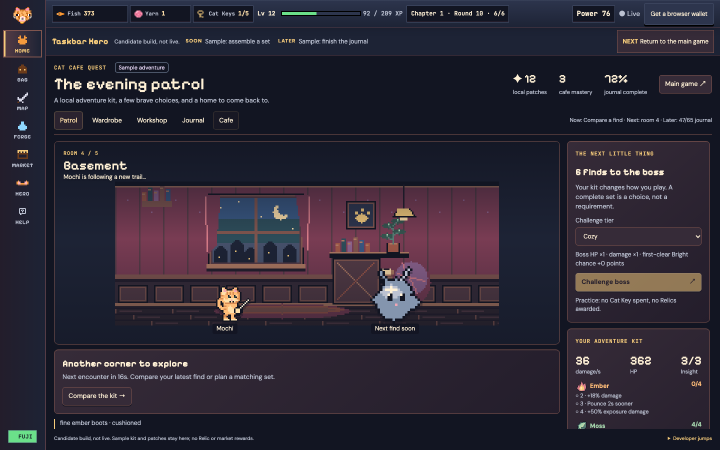
#> input picture reports/gameplay2/sample-active-29-minute-8.png, 1440 x 900 px, given in place of field-40.5.png, which was not available (shown at 1/2 size)
$ python field-colour-metrics.py ../../reports/gameplay2/sample-active-29-minute-8.png
#> lines starting #> are read from the running program, lines starting #| are printed output that depends on the picture; after the words box and inside, x2 and y2 are one past the last pixel; in counts of white or black regions, pixels touching at a corner belong together
#> in main, base is the input picture: shape (900, 1440, 3); mean B, G, R 53.1, 40.1, 45.1
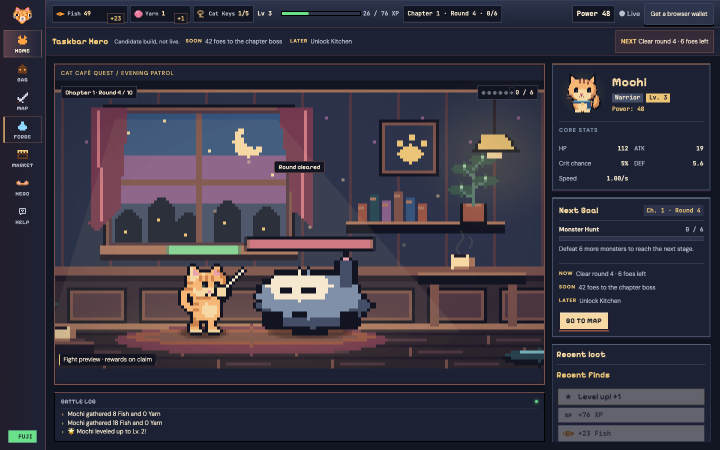
#> input picture reports/gameplay2/before-active-29-minute-1.png, 1440 x 900 px, given in place of field-40.6.png, which was not available (shown at 1/2 size)
#> in main, im is the input picture: shape (900, 1440, 3); mean B, G, R 65.9, 53.6, 57
"""Identical transient-light segmentation on rendered game and private reference pixels."""
import json,sys,datetime,hashlib,subprocess
from pathlib import Path
import cv2,numpy as np
from PIL import Image,ImageDraw
root=Path(__file__).resolve().parents[2];label=sys.argv[1] if len(sys.argv)>1 else 'glow1'
out=root/'reports/v3-solo/Q7';private=root/'reports/v3-battle/a2/ref/Q7'
def luma(im):return im[:,:,0]*.0722+im[:,:,1]*.7152+im[:,:,2]*.2126
def measure(before,after,field,exclusions):
 x,y,w,h=map(round,field);a=before[y:y+h,x:x+w];b=after[y:y+h,x:x+w]
 a=cv2.resize(a,(960,480),interpolation=cv2.INTER_AREA);b=cv2.resize(b,(960,480),interpolation=cv2.INTER_AREA)
#> after `b = cv2.resize(b, (960, 480), interpolation=cv2.INTER_AREA)`:
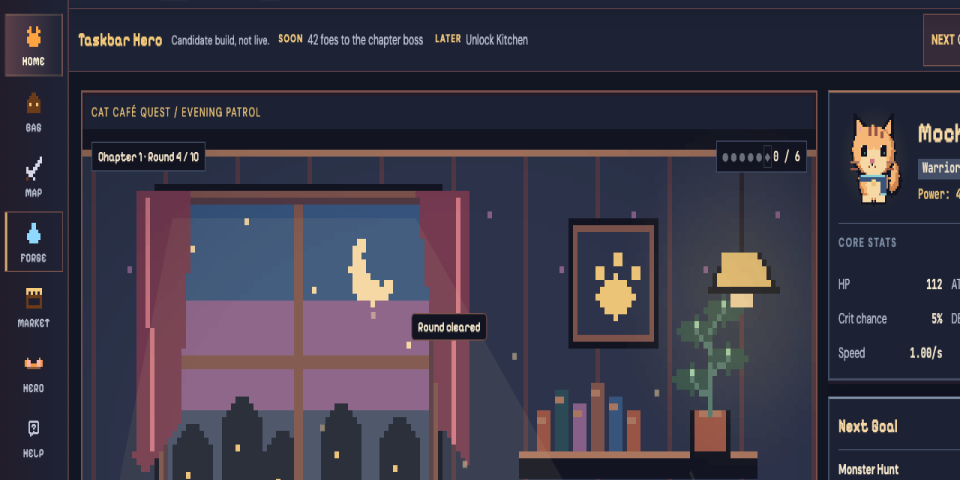
#> b: shape (480, 960, 3); mean B, G, R 70.1, 55.3, 58.9
 # Register camera shake from repeatable painted stage features; RANSAC
 # rejects the moving caster/particles. A failed registration fails evidence.
 detector=cv2.SIFT_create(nfeatures=4000,contrastThreshold=.015)
 ka,da=detector.detectAndCompute(cv2.cvtColor(a,cv2.COLOR_BGR2GRAY),None)
#> ka = 1314 keypoints; strongest (x, y, size): (776, 124, 6.8), (213, 138, 3.3), (101, 327, 2.5), (101, 319, 2.5)
 kb,db=detector.detectAndCompute(cv2.cvtColor(b,cv2.COLOR_BGR2GRAY),None)
#> kb = 1188 keypoints; strongest (x, y, size): (928, 280, 2.1), (34, 179, 1.8), (934, 280, 1.9), (938, 135, 2.7)
 matches=cv2.BFMatcher(cv2.NORM_L2).knnMatch(da,db,k=2)
#> matches = 1314 matches
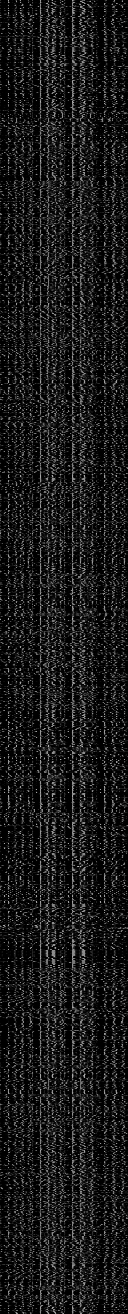
#> da: shape (1314, 128) float32; min 0, max 198, mean 25.6
 matches=[m for m,n in matches if m.distance<.72*n.distance]
#> matches = 304 matches
 assert len(matches)>=10,f'Insufficient stable stage features: {len(matches)}'
 src=np.float32([ka[m.queryIdx].pt for m in matches]);dst=np.float32([kb[m.trainIdx].pt for m in matches])
#> after `src = np.float32([ka[m.queryIdx].pt for m in matches])`: src = 304 pairs, first value 20.25 to 951.5, second value 27.33 to 467.8
#> after `dst = np.float32([kb[m.trainIdx].pt for m in matches])`: dst = 304 pairs, first value 20.25 to 956.4, second value 27.32 to 468.4
 cv2.setRNGSeed(20261113)
 transform,inliers=cv2.estimateAffinePartial2D(src,dst,method=cv2.RANSAC,ransacReprojThreshold=2,maxIters=4000,confidence=.999)
#> transform = [[0.998, 0.000206, 0.0592], [-0.000206, 0.998, 0.258]]; inliers = 304 values, max 1 at index 0, min 0 at index 111, mean 0.628
 assert transform is not None and int(inliers.sum())>=8,'Unregistered scene'
 # Real action framing changes scale by more than six percent. Validate
 # feature support and geometric consistency rather than an invented zoom cap.
 residuals=np.linalg.norm(src@transform[:,:2].T+transform[:,2]-dst,axis=1)
#> residuals = 304 values, max 909.3 at index 286, min 0.0303 at index 95, mean 119.2
 # OpenCV returns the pre-refinement consensus mask; recalculate it against
 # the final fitted transform instead of accepting stale RANSAC membership.
 good=inliers.ravel().astype(bool)&(residuals<=2);support=dst[good]
#> after `support = dst[good]`: support = 191 pairs, first value 20.25 to 949, second value 27.32 to 454.4
 residual=residuals[good]
#> residual = 191 values, max 1.19 at index 185, min 0.0303 at index 95, mean 0.284
 assert good.sum()>=8,'Insufficient final registration support'
 assert np.linalg.det(transform[:,:2])>0,'Invalid camera transform'
 assert np.ptp(support[:,0])>=240 and np.ptp(support[:,1])>=120,'Local-only registration'
 assert np.percentile(residual,95)<=2,'Inconsistent camera registration'
 valid=cv2.warpAffine(np.ones((480,960),np.uint8),transform,(960,480),flags=cv2.INTER_NEAREST,borderMode=cv2.BORDER_CONSTANT)>0
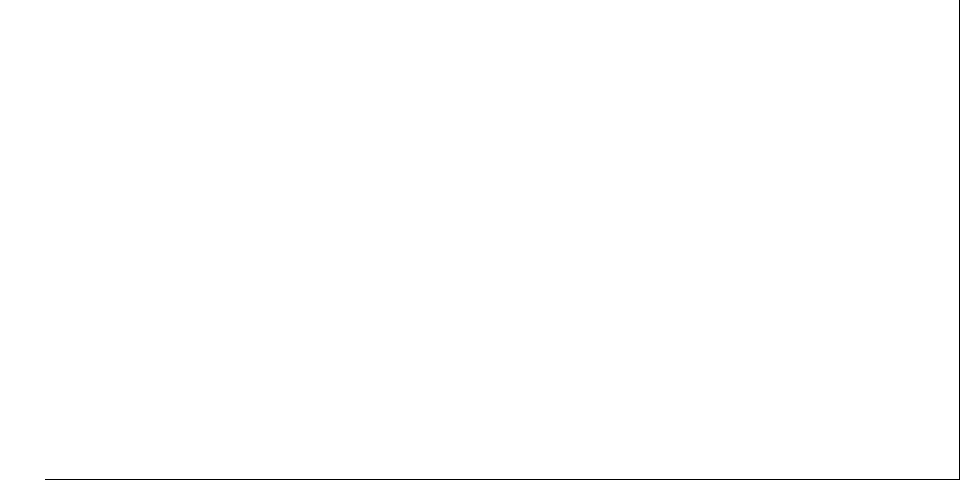
#> valid: shape (480, 960) bool; 99.7% white; black in thin lines or dots
 valid=cv2.erode(valid.astype(np.uint8),np.ones((5,5),np.uint8)).astype(bool)
#> valid: shape (480, 960) bool; 99.1% white; 1 black region, box (x1, y1, x2, y2) and area: (43, 0, 960, 480) 4182
 a=cv2.warpAffine(a,transform,(960,480),flags=cv2.INTER_LINEAR,borderMode=cv2.BORDER_REFLECT)
 # Positive luminance change excludes the darkened stage; RGB change excludes
 # static painted art. No saturation threshold: pale/white effects count too.
 mask=valid&(luma(b)-luma(a)>=20)&(np.max(abs(b.astype(float)-a.astype(float)),axis=2)>=32)
#> mask: shape (480, 960) bool; 38.9% white; 400 white regions (287 under 20 px), largest, box (x1, y1, x2, y2) and area: (81, 90, 818, 477) 152102, (573, 225, 654, 342) 9210, (518, 396, 690, 468) 3070
 for bx,by,bw,bh in exclusions:
  xx=round((bx-x)*960/w);yy=round((by-y)*480/h);ww=round(bw*960/w);hh=round(bh*480/h)
  mask[max(0,yy):min(480,yy+hh),max(0,xx):min(960,xx+ww)]=False
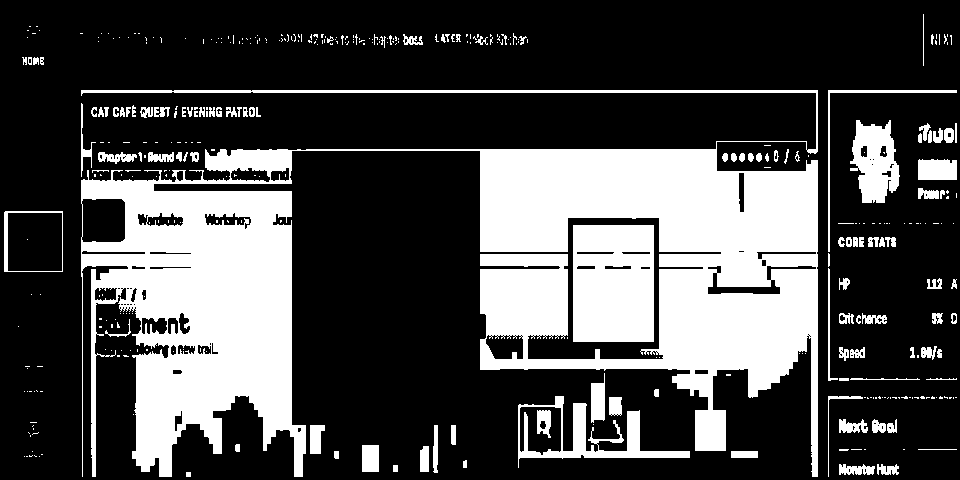
#> mask: shape (480, 960) bool; 29% white; 393 white regions (279 under 20 px), largest, box (x1, y1, x2, y2) and area: (81, 90, 818, 477) 106585, (573, 225, 654, 342) 9210, (518, 396, 690, 468) 3070
 # Remove tiny codec fringes but retain the luminous strokes themselves.
 count,components,stats,_=cv2.connectedComponentsWithStats(mask.astype(np.uint8),8)
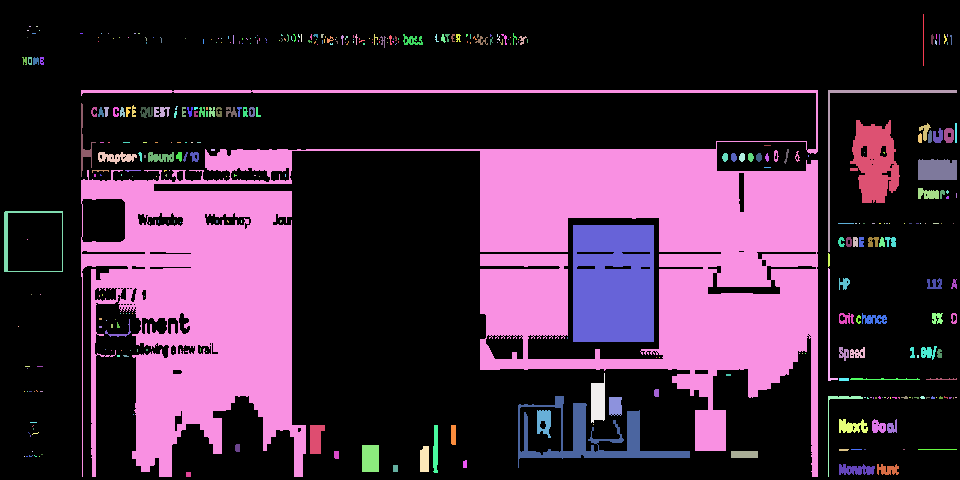
#> components: shape (480, 960) int32; 394 distinct labels, from 0 to 393; one colour per label, 0 black
#> count = 394; stats = 394 rows, first 6: [0, 0, 960, 480, 327002], [923, 14, 1, 52, 52], [29, 26, 2, 1, 2], [36, 26, 2, 1, 2], [27, 30, 2, 1, 2], [39, 30, 1, 1, 1]
 keep=np.zeros(count,bool);keep[1:]=stats[1:,cv2.CC_STAT_AREA]>=24;mask=keep[components]
#> after `mask = keep[components]`:
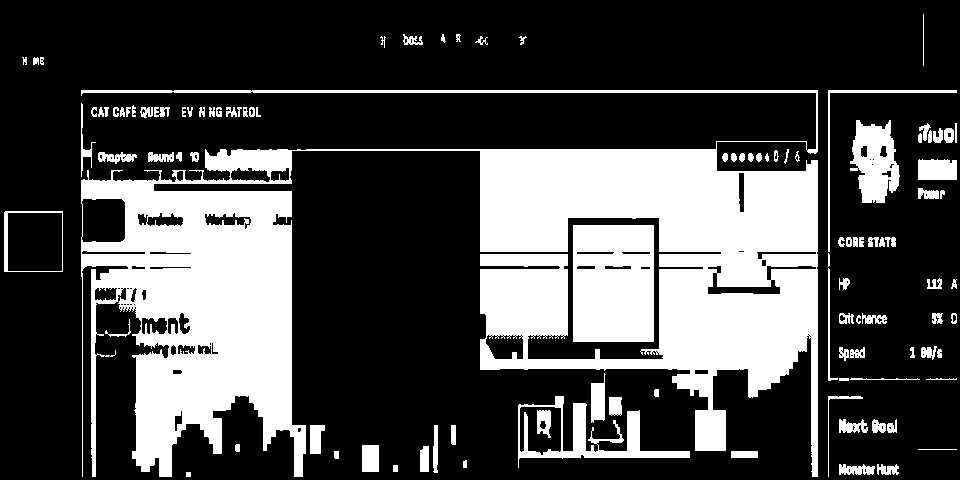
#> mask: shape (480, 960) bool; 28.8% white; 106 white regions, largest, box (x1, y1, x2, y2) and area: (81, 90, 818, 477) 106585, (573, 225, 654, 342) 9210, (518, 396, 690, 468) 3070
 n=int(mask.sum());assert n>=100,'Insufficient measured light pixels'
#> after `n = int(mask.sum())`: n = 132511
 hsv=cv2.cvtColor(b,cv2.COLOR_BGR2HSV)
#> hsv: shape (480, 960, 3); mean H, S, V 112.2, 99, 77.8
 return {'pixels':n,'meanSaturation':float(hsv[:,:,1][mask].mean()/255),'peakLuminance':float(np.percentile(luma(b)[mask],99.9)),'cameraRegistration':{'affine':transform.tolist(),'inliers':int(good.sum()),'matches':len(matches),'residualP95':float(np.percentile(residual,95)),'validPixelFraction':float(valid.mean())}},mask,b
def main():
 reference=[
  {'id':'ribbon','base':40.5,'beats':[40.6,41.1],'numbers':[[390,180,250,240]]},
  {'id':'gold-strike','base':270.8,'beats':[270.9,271.0],'numbers':[]},
  {'id':'fire-strike','base':806.6,'beats':[806.9,807.0],'numbers':[[590,70,450,345],[350,420,550,50]]},
 ]
 refs=[]
 for ref in reference:
  base=cv2.imread(str(private/f'field-{ref["base"]:.1f}.png'));assert base is not None
  for t in ref['beats']:
   p=private/f'field-{t:.1f}.png';im=cv2.imread(str(p));assert im is not None
   print('reference',ref['id'],t,flush=True)
   value,mask,b=measure(base,im,[0,48,1280,420],ref['numbers'])
#> value = 4 items
   refs.append({'id':ref['id'],'baselineSeconds':ref['base'],'seconds':t,'field':[0,48,1280,420],'excludedText':ref['numbers'],'sha256':hashlib.sha256(p.read_bytes()).hexdigest(),**value})
 refmedian={key:float(np.median([r[key] for r in refs])) for key in ['meanSaturation','peakLuminance']}
 cap=json.loads((out/(label+'-field')/'capture.json').read_text());fixtures={};comparisons=[]
 for fixture,values in cap['fixtures'].items():
  assert values['parity'] and not values['errors'];rows=[]
  for action in range(3):
   entry=next(r for r in values['rows'] if r['action']==action and r['beat']=='entrance')
   before=cv2.imread(str(root/entry['path']))
   for row in [r for r in values['rows'] if r['action']==action and r['beat']!='entrance']:
    p=root/row['path'];assert hashlib.sha256(p.read_bytes()).hexdigest()==row['sha256'];im=cv2.imread(str(p))
    # First two captures recorded a bottom-anchored guess (y170). The actual
    # DOM canvas in both saved720p images spans y44..594. Retain raw metadata;
    # use the verified visible field here and the DOM rect in future captures.
    field=[row['field'][k] for k in ['x','y','width','height']]
    if field[1]==170:field=[0,44,1280,550]
    exclusions=[[n['x']-6,n['y']+field[1]-6,n['width']+12,n['height']+12] for r in [entry,row] for n in r['numbers']]
    value,mask,b=measure(before,im,field,exclusions)
    rows.append({'action':action,'beat':row['beat'],'skill':row['skill'],'path':row['path'],'sha256':row['sha256'],'field':field,'excludedText':exclusions,**value})
    overlay=b.copy();overlay[~mask]=(overlay[~mask]*.22).astype(np.uint8)
    cv2.imwrite(str(out/(label+'-field')/f'{fixture}-{action}-{row["beat"]}-mask.jpg'),overlay)
    if action==0:
     ref=refs[0 if row['beat']=='contact' else 1];rip=private/f'field-{ref["seconds"]:.1f}.png'
     sheet=Image.new('RGB',(1280,396),'#191827');d=ImageDraw.Draw(sheet)
     d.text((12,12),f'{fixture} {row["beat"]} | OURS',fill='white');d.text((652,12),'REFERENCE | field ability, private review',fill='white')
     for i,source in enumerate([p,rip]):
      view=Image.open(source);view.thumbnail((640,360));sheet.paste(view,(i*640+(640-view.width)//2,36+(360-view.height)//2))
     dest=root/'reports/v3-battle/a2/Q7'/f'compare-{fixture}-{row["beat"]}.jpg';dest.parent.mkdir(parents=True,exist_ok=True);sheet.save(dest);comparisons.append(str(dest.relative_to(root)))
  total=sum(r['pixels'] for r in rows);sat=sum(r['meanSaturation']*r['pixels'] for r in rows)/total
  peak=float(np.median([r['peakLuminance'] for r in rows]))
  fixtures[fixture]={'meanSaturation':sat,'peakEffectLuminance':peak,'saturationRatio':sat/refmedian['meanSaturation'],'luminanceRatio':peak/refmedian['peakLuminance'],'samples':rows,'parity':values['parity'],'errors':values['errors']}
  print(fixture,'saturation',round(sat,4),'ratio',round(fixtures[fixture]['saturationRatio'],4),'luminance',round(peak,2),'ratio',round(fixtures[fixture]['luminanceRatio'],4))
 method='Same960x480 field-normalized, SIFT/RANSAC similarity-registered transient light mask: positive Rec709 luma delta>=20 and max RGB delta>=32 vs entrance; connected components>=24px; HUD cropped and damage/callout text excluded. Mean HSV saturation includes white pixels. Peak=99.9th-percentile Rec709 luma. Six reference field-active samples; three natural actives x2 beats per fixture. No threshold tuned per build.'
 result={'_meta':cap['_meta'],'method':method,'limitations':['Transient masks can include moving bright prop edges; identical detector used on both products. Reference has no isolated effect-alpha layer.','Reference entrances were inspected; the gold sample starts after the cut-in has left the field.','Reference is PvP; no reference boss identity is inferred.'],'reference':{'source':'V2 ua_e236yxNM user video; private measurement only','median':refmedian,'samples':refs},'fixtures':fixtures,'comparisons':comparisons}
 (out/f'{label}-colour.json').write_text(json.dumps(result,indent=2)+'\n')

#> (the run stopped early here; a loop or call above may not have finished)
